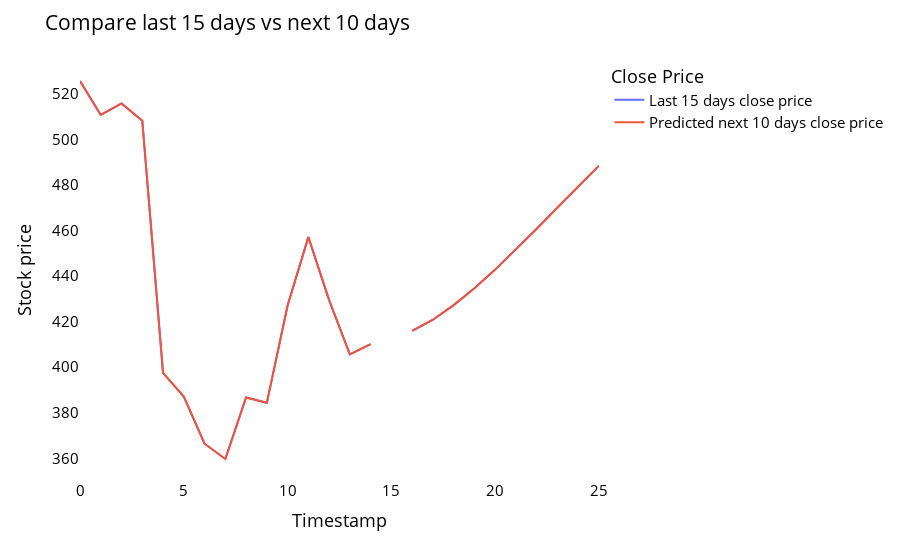

This figure's notebook cell:
### Code cell
temp_mat = np.empty((len(last_days)+pred_days+1,1))
temp_mat[:] = np.nan
temp_mat = temp_mat.reshape(1,-1).tolist()[0]

last_original_days_value = temp_mat
next_predicted_days_value = temp_mat

last_original_days_value[0:time_step+1] = scaler.inverse_transform(closedf[len(closedf)-time_step:]).reshape(1,-1).tolist()[0]
next_predicted_days_value[time_step+1:] = scaler.inverse_transform(np.array(lst_output).reshape(-1,1)).reshape(1,-1).tolist()[0]

new_pred_plot = pd.DataFrame({
    'last_original_days_value':last_original_days_value,
    'next_predicted_days_value':next_predicted_days_value
})

names = cycle(['Last 15 days close price','Predicted next 10 days close price'])

fig = px.line(new_pred_plot,x=new_pred_plot.index, y=[new_pred_plot['last_original_days_value'],
                                                      new_pred_plot['next_predicted_days_value']],
              labels={'value': 'Stock price','index': 'Timestamp'})
fig.update_layout(title_text='Compare last 15 days vs next 10 days',
                  plot_bgcolor='white', font_size=15, font_color='black',legend_title_text='Close Price')

fig.for_each_trace(lambda t:  t.update(name = next(names)))
fig.update_xaxes(showgrid=False)
fig.update_yaxes(showgrid=False)
fig.show()

### Figure 1 — Plotly figure (JSON) as saved in the notebook; plotly's stock layout.template omitted (floating-point values rounded to 4 significant figures)
{"data": [{"hovertemplate": "variable=last_original_days_value<br>Timestamp=%{x}<br>Stock price=%{y}<extra></extra>", "legendgroup": "last_original_days_value", "line": {"color": "#636efa", "dash": "solid"}, "marker": {"symbol": "circle"}, "mode": "lines", "name": "Last 15 days close price", "orientation": "v", "showlegend": true, "type": "scatter", "x": [0, 1, 2, 3, 4, 5, 6, 7, 8, 9, 10, 11, 12, 13, 14, 15, 16, 17, 18, 19, 20, 21, 22, 23, 24, 25], "xaxis": "x", "y": [525.7, 510.8, 515.9, 508.2, 397.5, 387.1, 366.4, 359.7, 386.7, 384.4, 427.1, 457.1, 429.5, 405.6, 410.2, null, 416.0, 420.9, 427.3, 434.7, 442.9, 451.7, 460.8, 470.1, 479.4, 488.5], "yaxis": "y"}, {"hovertemplate": "variable=next_predicted_days_value<br>Timestamp=%{x}<br>Stock price=%{y}<extra></extra>", "legendgroup": "next_predicted_days_value", "line": {"color": "#EF553B", "dash": "solid"}, "marker": {"symbol": "circle"}, "mode": "lines", "name": "Predicted next 10 days close price", "orientation": "v", "showlegend": true, "type": "scatter", "x": [0, 1, 2, 3, 4, 5, 6, 7, 8, 9, 10, 11, 12, 13, 14, 15, 16, 17, 18, 19, 20, 21, 22, 23, 24, 25], "xaxis": "x", "y": [525.7, 510.8, 515.9, 508.2, 397.5, 387.1, 366.4, 359.7, 386.7, 384.4, 427.1, 457.1, 429.5, 405.6, 410.2, null, 416.0, 420.9, 427.3, 434.7, 442.9, 451.7, 460.8, 470.1, 479.4, 488.5], "yaxis": "y"}], "layout": {"font": {"color": "black", "size": 15}, "legend": {"title": {"text": "Close Price"}, "tracegroupgap": 0}, "margin": {"t": 60}, "plot_bgcolor": "white", "title": {"text": "Compare last 15 days vs next 10 days"}, "xaxis": {"anchor": "y", "domain": [0, 1], "showgrid": false, "title": {"text": "Timestamp"}}, "yaxis": {"anchor": "x", "domain": [0, 1], "showgrid": false, "title": {"text": "Stock price"}}}}
